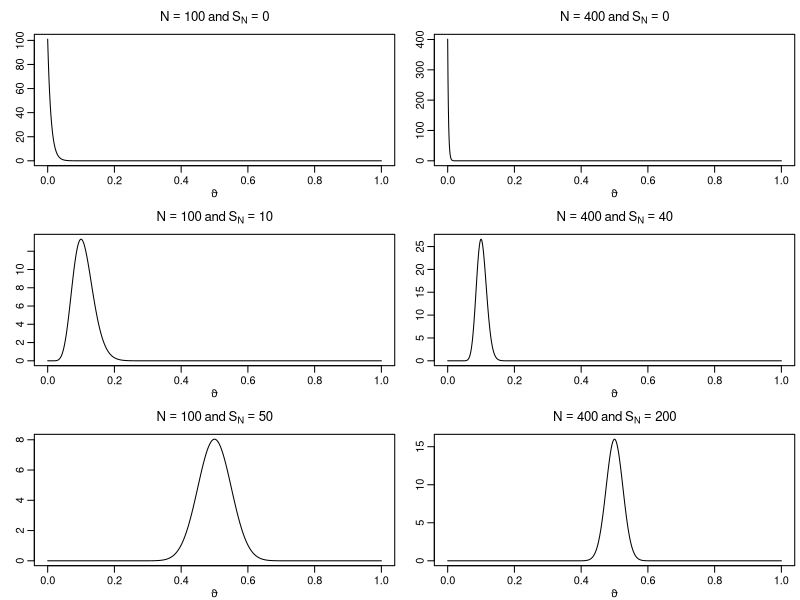
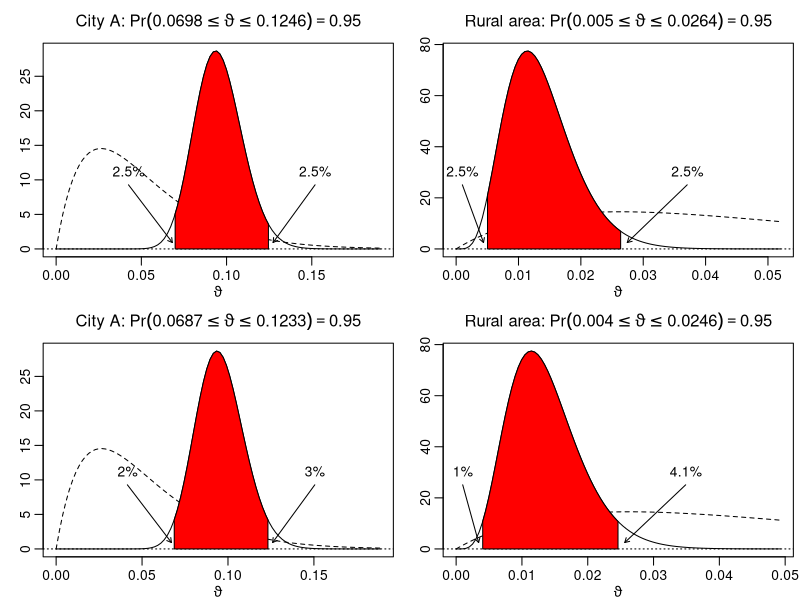
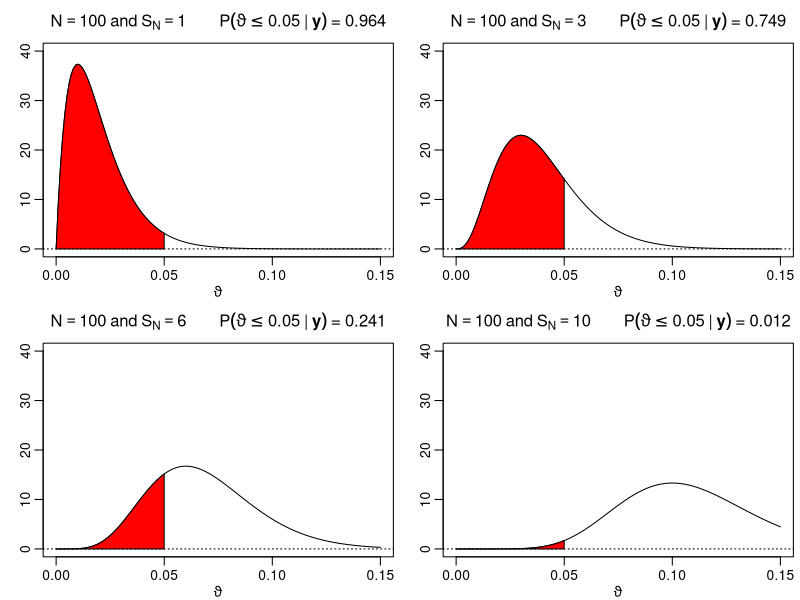

Source code (R) for these figures, in order: (Note: this script raises an error after producing the figures.)
## ---- chunk 1
knitr::opts_chunk$set(
  collapse = TRUE,
  comment = "#>",
  fig.width = 8,
  fig.height = 6
)
knitr::opts_knit$set(global.par = TRUE)
pdfplots <- FALSE # default: FALSE; set this to TRUE only if you like pdf figures
## ---- chunk 2
par(mgp = c(1.6, .6, 0), mar = c(2.6, 2.6, 2.6, .4), lwd = 1)
## ---- chunk 3
if (pdfplots) {
  pdf("3-1_1.pdf", width = 8, height = 5)
  par(mgp = c(1, .5, 0), mar = c(2.2, 1.5, 2, .2), lwd = 2)
}
par(mfrow = c(3, 2))
trueprop <- c(0, .1, .5)
N <- c(100, 400)
theta <- seq(0, 1, .001)

for (p in trueprop) {
  for (n in N) {
    aN <- n*p + 1
    bN <- n - n*p + 1
    plot(theta, dbeta(theta, aN, bN), type = "l", xlab = expression(vartheta),
         ylab = "", main = bquote(N == .(n) ~ "and" ~ S[N] == .(n*p)))
  }
}
## ---- chunk 4
m0 <- 0.05
N0 <- 40
a <- N0 * m0
b <- N0 * (1 - m0)
N <- 400
SN <- c("City A" = 40, "Rural area" = 4)
aN <- SN + a
bN <- N - SN + b

gamma <- .95
alpha <- 1 - gamma

# Equal-tailed credible intervals
leftET <- qbeta(alpha/2, aN, bN)
rightET <- qbeta(1 - alpha/2, aN, bN)

# HPD intervals
resolution <- 10000
grid <- seq(0, 1, length.out = resolution + 1)
dist <- gamma * resolution

leftHPD <- rightHPD <- rep(NA_real_, length(aN))
for (i in seq_along(aN)) {
  qs <- qbeta(grid, aN[i], bN[i])
  minimizer <- which.min(diff(qs, lag = dist))
  leftHPD[i] <- qs[minimizer]
  rightHPD[i] <- qs[minimizer + dist]
}
## ---- chunk 5
if (pdfplots) {
  pdf("3-1_2.pdf", width = 8, height = 5)
  par(mgp = c(1.3, .5, 0), mar = c(2.2, 1.5, 2, .2), lwd = 2)
}
par(mfcol = c(2, 2))
left <- cbind(leftET, leftHPD)
right <- cbind(rightET, rightHPD)

for (i in seq_along(aN)) {
  for (j in seq_len(ncol(left))) {
    len <- right[i,j] - left[i,j]
    theta <- seq(0, right[i,j] + 1.2 * len, length.out = 100)
  
    plot(theta, dbeta(theta, aN[i], bN[i]), type = "l",
         xlab = expression(vartheta), ylab = "",
         main = bquote(.(names(aN[i])) * ":" ~ Pr(.(round(left[i,j], 4)) <=
                       {vartheta <= .(round(right[i,j], 4))}) == .(gamma)))
    lines(theta, dbeta(theta, a, b), lty = 2)
    abline(h = 0, lty = 3)
  
    polygon(c(left[i,j], left[i,j],
              theta[theta > left[i,j] & theta < right[i,j]],
              right[i,j], right[i,j]),
            c(0, dbeta(left[i,j], aN[i], bN[i]),
              dbeta(theta[theta >= left[i,j] & theta <= right[i,j]], aN[i], bN[i]),
              dbeta(right[i,j], aN[i], bN[i]), 0),
          col = "red")
    arrows(x0 <- max(left[i,j] - .5 * len, 0.001),
           y0 <- .3 * diff(par("usr")[3:4]),
           x1 <- left[i,j] - .03 * len,
           y1 <- .03 * diff(par("usr")[3:4]),
           length = .05)
    text(x0, y0, paste0(round(100 * pbeta(left[i,j], aN[i], bN[i]), 1), "%"),
         pos = 3)
    
    arrows(x0 <- right[i,j] + .5 * len,
           y0 <- .3 * diff(par("usr")[3:4]),
           x1 <- right[i,j] + .05 * len,
           y1 <- .03 * diff(par("usr")[3:4]),
           length = .05)
    text(x0, y0, paste0(round(100 * (1 - pbeta(right[i,j], aN[i], bN[i])), 1), "%"),
         pos = 3)
  }
}
## ---- chunk 6
Ns <- rep(N, each = length(trueprop))
SNs <- Ns * rep(trueprop, length(N))

aN <- SNs + 1    
bN <- Ns - SNs + 1
    
# Equal-tails credible intervals
leftET <- qbeta(alpha/2, aN, bN)
rightET <- qbeta(1 - alpha/2, aN, bN)

# HPD intervals
resolution <- 10000
grid <- seq(0, 1, length.out = resolution + 1)
dist <- gamma * resolution

leftHPD <- rightHPD <- rep(NA_real_, length(aN))
for (i in seq_along(aN)) {
  qs <- qbeta(grid, aN[i], bN[i])
  minimizer <- which.min(diff(qs, lag = dist))
  leftHPD[i] <- qs[minimizer]
  rightHPD[i] <- qs[minimizer + dist]
}

res <- cbind(leftET, rightET, leftHPD, rightHPD)
## ---- chunk 7
knitr::kable(round(res, 4))
## ---- chunk 8
res <- cbind(lengthET = rightET - leftET, lengthHPD = rightHPD - leftHPD)
knitr::kable(round(res, 4))
## ---- chunk 9
if (pdfplots) {
  pdf("3-1_3.pdf", width = 10, height = 7)
  par(mgp = c(1, .5, 0), mar = c(2.2, 1.5, 2, .2), lwd = 2)
}
par(mfrow = c(2, 2))
theta <- seq(0, .15, .001)
N <- 100
SN <- c(1, 3, 6, 10)
aN <- SN + 1
bN <- N - SN + 1
for (i in seq_along(SN)) {
  plot(theta, dbeta(theta, aN[i], bN[i]), type = "l", ylim = c(0, 40),
       xlab = expression(vartheta), ylab = "",
       main = bquote(N == 100 ~ "and" ~ S[N] == .(SN[i]) ~ "     " ~
                       P(vartheta <= 0.05 ~ "|" ~ bold(y)) ~ "=" ~
                       .(round(pbeta(0.05, aN[i], bN[i]), 3))))
  abline(h = 0, lty = 3)
  polygon(c(theta[theta <= 0.05], 0.05),
          c(dbeta(theta[theta <= 0.05], aN[i], bN[i]), 0), col = "red")
}
## ---- chunk 10
string <- "You can fool some of the people all of the time,
and all of the people some of the time,
but you can not fool all of the people all of the time."

tmp <- tolower(string)                  ## convert to lower case
tmp <- gsub("\n", " ", tmp)             ## replace newlines with spaces
tmp <- unlist(strsplit(tmp, " |,|\\.")) ## split at spaces, commas, or stops
dat <- tmp[tmp != ""]                   ## remove empty words
tab <- table(dat)
knitr::kable(t(tab))
## ---- chunk 11
data("words", package = "BayesianLearningCode")
head(words)
## ---- chunk 12
top50 <- tail(words[order(words$frequency),], 50)
universe <- c("?", sort(top50$word))
freq <- c(10^8 - sum(top50$frequency), top50$frequency[order(top50$word)])
universe
## ---- chunk 13
dat[!(dat %in% universe)] <- "?"
knitr::kable(t(table(dat)))
## ---- chunk 14
merged <- c(universe, dat)
counts <- table(merged) - 1L
post_uniform_unnormalized <- 1 + counts
post_uniform <- post_uniform_unnormalized / sum(post_uniform_unnormalized)
## ---- chunk 15
K <- length(universe)
N0 <- 1
gamma0 <- rep(N0 / K, length(universe))
post_lessinformative_unnormalized <-  gamma0 + counts
post_lessinformative <-
  post_lessinformative_unnormalized / sum(post_lessinformative_unnormalized)
## ---- chunk 16
post_lessinformative_unnormalized2 <- rep(NA_real_, length(universe))
for (i in seq_along(universe)) {
  Nk <- sum(dat == universe[i])
  post_lessinformative_unnormalized2[i] <- gamma0[i] + Nk
}
post_lessinformative2 <-
  post_lessinformative_unnormalized2 / sum(post_lessinformative_unnormalized2)
## ---- chunk 17
all(abs(post_lessinformative - post_lessinformative2) < 1e-10)
## ---- chunk 18
dirichlet_sd <- function(gamma) {
  mean <- gamma / sum(gamma)
  sd <- sqrt((mean * (1 - mean)) / (sum(gamma) + 1))
  sd
}

resfull <- cbind(prior_mean = rep(1/K, K),
                 prior_sd_uniform = dirichlet_sd(rep(1, K)),
                 prior_sd_lessinformative = dirichlet_sd(rep(1/K, K)),
                 rel_freq = counts / sum(counts),
                 posterior_mean_uniform = post_uniform,
                 posterior_sd_uniform = dirichlet_sd(post_uniform),
                 posterior_mean_lessinformative = post_lessinformative,
                 posterior_sd_lessinformative = dirichlet_sd(post_lessinformative))

unseen <- counts == 0L
res <- rbind(resfull[!unseen,], UNSEEN = resfull[which(unseen)[1],])
knitr::kable(t(round(res, 4)))
## ---- chunk 19
N <- length(dat)
N0 <- N/5
gamma0 <- N0 * freq / 10^8

post_informed_unnormalized <- gamma0 + counts
post_informed <- post_informed_unnormalized / sum(post_informed_unnormalized)
## ---- chunk 20
N0 <- 5*N
gamma0 <- N0 * freq / 10^8

post_informed_unnormalized2 <- counts + gamma0
post_informed2 <- post_informed_unnormalized2 / sum(post_informed_unnormalized2)
## ---- chunk 21
if (pdfplots) {
  pdf("3-3_1.pdf", width = 7, height = 9)
  par(mgp = c(1, .6, 0), mar = c(2.8, 2.3, 1.5, 0), lwd = 1)
}
par(mfrow = c(4, 1), xpd = TRUE)
ord <- order(counts, decreasing = TRUE)
midpts <- barplot(post_uniform[ord], las = 2,
                  ylim = c(0, max(counts/N, post_uniform)))
points(midpts, counts[ord]/N, col = 2, pch = 1)
points(midpts, rep(1/51, length(midpts)), col = 3, pch = 2)
title("Indifference prior (uniform)")
legend("topright", c("Observed frequencies", "Prior expectations"),
       col = 2:3, pch = 1:2)

midpts <- barplot(post_lessinformative[ord], las = 2,
                  ylim = c(0, max(counts/N, post_lessinformative)))
points(midpts, counts[ord]/N, col = 2, pch = 1)
points(midpts, rep(1/51, length(midpts)), col = 3, pch = 2)
title("Indifference prior (light shrinkage)")

midpts <- barplot(post_informed[ord], las = 2,
                   ylim = c(0, max(counts/N, post_informed, freq/10^8)))
points(midpts, counts[ord]/N, col = 2, pch = 1)
points(midpts, freq[ord] / 10^8, col = 3, pch = 2)
title("Informed prior (light shrinkage)")

midpts <- barplot(post_informed2[ord], las = 2,
                   ylim = c(0, max(counts/N, post_informed2, freq/10^8)))
points(midpts, counts[ord]/N, col = 2, pch = 1)
points(midpts, freq[ord] /10^8, col = 3, pch = 2)
title("Informed prior (heavy shrinkage)")
